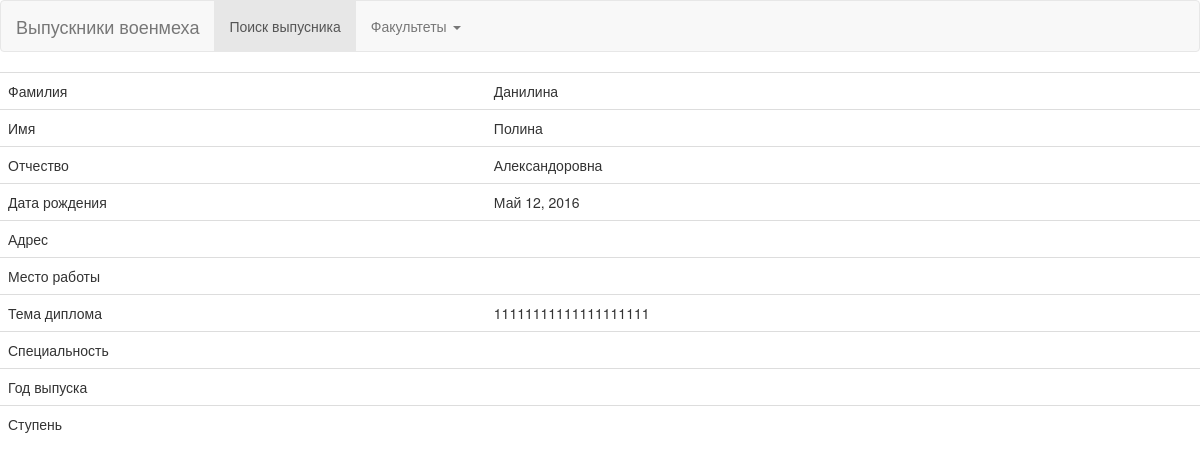
The page /get_graduate_description/1 on the database its author committed.
### graduates/models.py (models this page shows, shortened)
class Graduate(models.Model):
    graduate_surname = models.CharField(max_length=100)         # Фамилия
    graduate_name = models.CharField(max_length=100)            # Имя
    graduate_patronymic = models.CharField(max_length=100, blank=True, )      # Отчество
    graduate_birthdate = models.DateField()                     # Дата рождения
    graduate_address = models.TextField(default="", blank=True)             # Место проживания
    graduate_workplace = models.CharField(max_length=100, blank=True)
    graduate_science_work = models.TextField(blank=True)
    graduate_diploma_theme = models.CharField(max_length=100, blank=True)
    graduate_kaf = models.ForeignKey(Kaf)
    graduate_faculty = models.ForeignKey(Faculty)
    graduate_group = models.ForeignKey(Group)
    class Meta:
        verbose_name = 'Выпускник'
        verbose_name_plural = 'Выпускники'
        ordering = ["graduate_surname"]

### graduates/views.py (the view)
# urls.py: url(r'^get_graduate_description/(?P<id>\d+)$', views.get_graduate_description),
def get_graduate_description(request, id):
    graduate = Graduate.objects.get(id=id)
    return render_to_response('graduate.html', {'graduate': graduate,
                                                })

### graduates/templates/graduate.html
{% extends 'main.html' %}
{% block graduate %}
    <table class="table">
        <tr class="tr-grad">
            <td>Фамилия</td>
            <td>{{ graduate.graduate_surname }}</td>
        </tr>
        <tr class="tr-grad">
            <td>Имя</td>
            <td>{{ graduate.graduate_name }}</td>
        </tr>
        <tr class="tr-grad">
            <td>Отчество</td>
            <td>{{ graduate.graduate_patronymic }}</td>
        </tr>
        <tr class="tr-grad">
            <td>Дата рождения</td>
            <td>{{ graduate.graduate_birthdate }}</td>
        </tr>
        <tr class="tr-grad">
            <td>Адрес</td>
            <td>{{ graduate.graduate_address }}</td>
        </tr>
        <tr class="tr-grad">
            <td>Место работы</td>
            <td>{{ graduate.graduate_workplace }}</td>
        </tr>
        <tr class="tr-grad">
            <td>Тема диплома</td>
            <td>{{ graduate.graduate_diploma_theme }}</td>
        </tr>
        <tr class="tr-grad">
            <td>Специальность</td>
            <td>{{ graduate.graduate_speciality }}</td>
        </tr>
        <tr class="tr-grad">
            <td>Год выпуска</td>
            <td>{{ graduate.graduate_gradyear }}</td>
        </tr>
        <tr class="tr-grad">
            <td>Ступень</td>
            <td>{{ graduate.graduate_degree }}</td>
        </tr>
    </table>
{% endblock %}

### static/css/style.css (style rules this page uses)
.tr-grad { transition: 0.2s; cursor: pointer; }

### rows shown on the page
Graduate: graduate_surname "Данилина", graduate_name "Полина", graduate_patronymic "Александоровна", graduate_birthdate "Май 12, 2016", graduate_diploma_theme "11111111111111111111"
